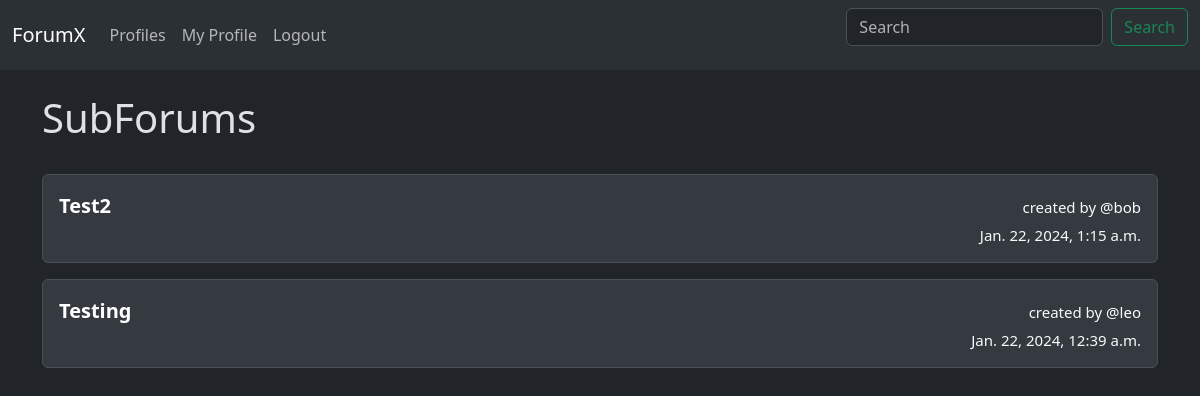
The app's page / (signed in) with its own data.
### forumx/models.py (models this page shows, shortened)
class Thread(models.Model):
    title = models.CharField(max_length=255)
    user = models.ForeignKey(User,
        on_delete=models.CASCADE,
        related_name='created_threads') #We need to access threads later on
    created_at = models.DateTimeField(default=timezone.now)

### forumx/views.py (the view)
# urls.py: path('',views.home,name="home"),
def home(request):
    threads=None
    if request.user.is_authenticated:
        threads = Thread.objects.all().order_by("-created_at")
    return render(request,'home.html',{"threads":threads})

### forumx/templates/home.html (shortened to what this page needs)
{% extends "base.html" %}
{% block content %}
  <h1>SubForums</h1>
  <br>
  {% for thread in threads %}
  <div class="alert alert-light" role="alert">
    <a href="{% url 'thread_posts' thread.id %}"><strong>{{ thread.title | title }}</strong></a>
    <div class="profile-info">
      <span>created by <a class="profile-link" href="{% url 'profile' thread.user.profile.user.id %}">@{{ thread.user.username }}</a></span>
      <span>{{ thread.created_at }}</span>
    </div>
  </div>
  {% endfor %}
{% endblock content %}

### forumx/templates/home.html (style rules this page uses)
a { text-decoration: none; color: white; font-size: 20px; }
.alert { display: flex; justify-content: space-between; flex-wrap: wrap; }
.profile-info { display: flex; flex-direction: column; align-items: flex-end; }
.profile-info > span { margin-top: 5px; font-size: 15px; }
.profile-link { font-size: 15px; }

### records on screen
Thread: title "Test2", user.username "bob", created_at "Jan. 22, 2024, 1:15 a.m."
Thread: title "Testing", user.username "leo", created_at "Jan. 22, 2024, 12:39 a.m."
